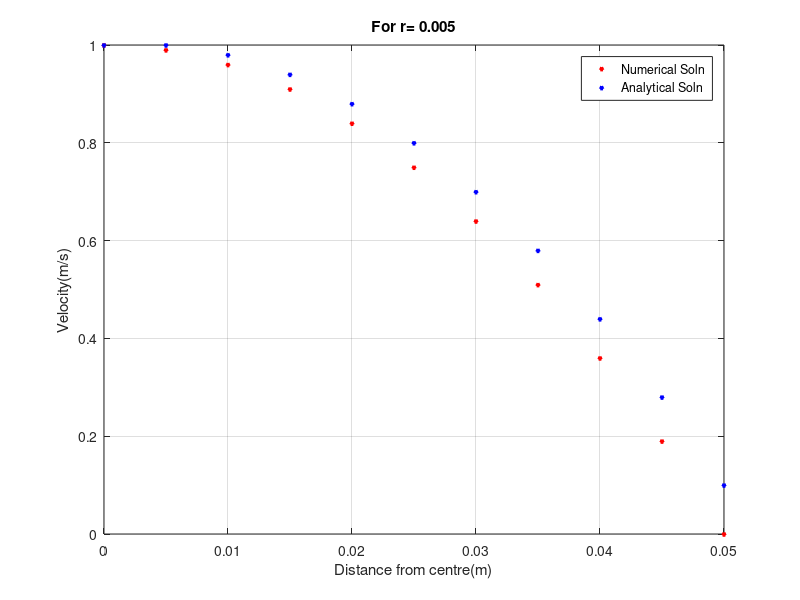

This figure's MATLAB source:
fileid=fopen("A1input.txt",'r');
format= '%f';
array = fscanf(fileid,format);
meu=array(1);
pg=array(2);
deltar= array(3);
R = array(4);
n=R/deltar;
n=n+1;
U=ones(n,1);
U(1)=1;

UR=ones(n,1);
UR(1)=1;

r=zeros(n,1);
r(1)=0;
for i=2:n
    r(i)=r(i-1)+deltar; 
    UR(i)=1-(r(i)/R)*(r(i)/R);
end

mm=pg*10/(2*meu); 
for i=2:n 
 U(i)=U(i-1)+deltar*mm*r(i-1); 
 r(i)=r(i-1)+deltar; 
end
fileid=fopen('MF_A1_O.txt','w');
fprintf(fileid,'r(m)              U(m/s)          U(num)(m/s)\n');
for i=1:n
fprintf(fileid,'%f          %f          %f\n',r(i,1),U(i,1),UR(i,1));
end

plot(r,UR,'r^','Markersize',2,'Linewidth', 2)
% line(r,U)
hold on
plot(r,U,'b^','Markersize',2,'Linewidth', 2)
% line(r,UR)
legend('Numerical Soln','Analytical Soln');
grid on
xlabel("Distance from centre(m)");
ylabel("Velocity(m/s)");
str = sprintf('For r= %0.3f', deltar);
title(str)
